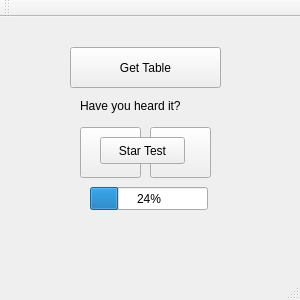
<?xml version="1.0" encoding="UTF-8"?>
<ui version="4.0">
 <class>HAT</class>
 <widget class="QMainWindow" name="HAT">
  <property name="geometry">
   <rect>
    <x>0</x>
    <y>0</y>
    <width>300</width>
    <height>300</height>
   </rect>
  </property>
  <property name="minimumSize">
   <size>
    <width>300</width>
    <height>300</height>
   </size>
  </property>
  <property name="maximumSize">
   <size>
    <width>300</width>
    <height>300</height>
   </size>
  </property>
  <property name="mouseTracking">
   <bool>false</bool>
  </property>
  <property name="windowTitle">
   <string>HAT</string>
  </property>
  <property name="autoFillBackground">
   <bool>false</bool>
  </property>
  <widget class="QWidget" name="centralWidget">
   <widget class="QPushButton" name="Yes">
    <property name="geometry">
     <rect>
      <x>80</x>
      <y>110</y>
      <width>61</width>
      <height>51</height>
     </rect>
    </property>
    <property name="cursor">
     <cursorShape>PointingHandCursor</cursorShape>
    </property>
    <property name="toolTip">
     <string>Yes</string>
    </property>
    <property name="text">
     <string/>
    </property>
    <property name="icon">
     <iconset resource="icons.qrc">
      <normaloff>:/new/icons/Yes.png</normaloff>:/new/icons/Yes.png</iconset>
    </property>
    <property name="iconSize">
     <size>
      <width>50</width>
      <height>50</height>
     </size>
    </property>
   </widget>
   <widget class="QPushButton" name="No">
    <property name="geometry">
     <rect>
      <x>150</x>
      <y>110</y>
      <width>61</width>
      <height>51</height>
     </rect>
    </property>
    <property name="cursor">
     <cursorShape>PointingHandCursor</cursorShape>
    </property>
    <property name="toolTip">
     <string>No</string>
    </property>
    <property name="text">
     <string/>
    </property>
    <property name="icon">
     <iconset resource="icons.qrc">
      <normaloff>:/new/icons/No.png</normaloff>:/new/icons/No.png</iconset>
    </property>
    <property name="iconSize">
     <size>
      <width>50</width>
      <height>50</height>
     </size>
    </property>
   </widget>
   <widget class="QPushButton" name="pegatabel">
    <property name="geometry">
     <rect>
      <x>70</x>
      <y>30</y>
      <width>151</width>
      <height>41</height>
     </rect>
    </property>
    <property name="cursor">
     <cursorShape>ClosedHandCursor</cursorShape>
    </property>
    <property name="toolTip">
     <string>Get data </string>
    </property>
    <property name="text">
     <string>Get Table</string>
    </property>
   </widget>
   <widget class="QPushButton" name="Starttest">
    <property name="geometry">
     <rect>
      <x>100</x>
      <y>120</y>
      <width>85</width>
      <height>27</height>
     </rect>
    </property>
    <property name="cursor">
     <cursorShape>PointingHandCursor</cursorShape>
    </property>
    <property name="text">
     <string>Star Test</string>
    </property>
   </widget>
   <widget class="QProgressBar" name="progressBar">
    <property name="geometry">
     <rect>
      <x>90</x>
      <y>170</y>
      <width>118</width>
      <height>23</height>
     </rect>
    </property>
    <property name="toolTip">
     <string>Progress</string>
    </property>
    <property name="value">
     <number>24</number>
    </property>
    <property name="textVisible">
     <bool>true</bool>
    </property>
   </widget>
   <widget class="QLabel" name="label">
    <property name="geometry">
     <rect>
      <x>80</x>
      <y>80</y>
      <width>131</width>
      <height>17</height>
     </rect>
    </property>
    <property name="maximumSize">
     <size>
      <width>300</width>
      <height>300</height>
     </size>
    </property>
    <property name="text">
     <string>Have you heard it?</string>
    </property>
   </widget>
  </widget>
  <widget class="QMenuBar" name="menuBar">
   <property name="geometry">
    <rect>
     <x>0</x>
     <y>0</y>
     <width>300</width>
     <height>22</height>
    </rect>
   </property>
  </widget>
  <widget class="QToolBar" name="mainToolBar">
   <attribute name="toolBarArea">
    <enum>TopToolBarArea</enum>
   </attribute>
   <attribute name="toolBarBreak">
    <bool>false</bool>
   </attribute>
  </widget>
  <widget class="QStatusBar" name="statusBar"/>
 </widget>
 <layoutdefault spacing="6" margin="11"/>
 <resources>
  <include location="icons.qrc"/>
 </resources>
 <connections/>
</ui>
